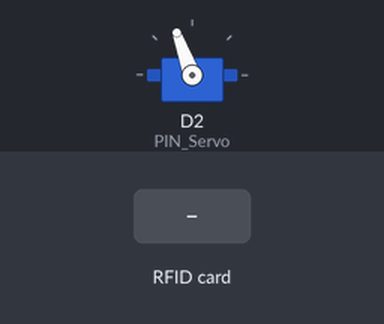
Recording of a sketch running on a simulated ESP8266 (NodeMCU). Shown: servo. The test bench sets the inputs (shaded band). WiFi joins after 1.5 s; servers stay silent unless stated; uploads are accepted with an empty reply; what the sketch prints to the serial monitor is not drawn.

Above: at 2.7 s.
2.8 s: RFID card 5E 7A 19 C4 held to the reader
At 4.8 s:
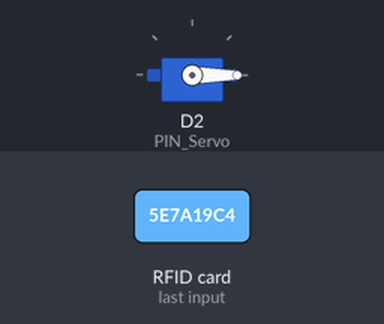
Timing chart, 0 to 9.9 s (numbered marks = the images above; inputs shaded):
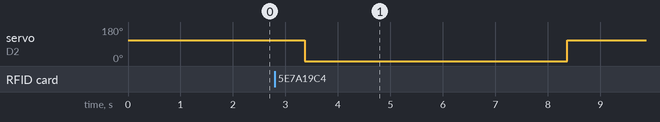

Measured:
- after the input at 2.8 s, servo on D2 (PIN_Servo): 110° → 0° after 0.57 s, → 110° 5.0 s later

The sketch:

main.ino
```cpp
#include "config.h"
#include "MFRC522Driver.h"
#include "ServerConnect.h"
#include "ServoDriver.h"
#include "ArduinoConnect.h"

void setup()
{
  Serial_Setup();
  MRFC522_Setup();
  Servo_Setup();
  Wifi_Setup();
}

int isNewTemperatureData = -1;
int isNewTag = -1;

void loop() {
  isNewTemperatureData = Serial_GetData();
  if(isNewTemperatureData > -1)
  {
    Server_PostTemperature(temp1_c,temp2_c,temp3_c,temp4_c,temp5_c);
    Server_PostPosition(position_1, position_2, position_3, position_4, position_5);
    int numberCar = Server_GetNumberCar();
    StaticJsonDocument<200> doc;
    doc["car"] = numberCar;
    doc["barrier"] = "CLOSE";
    serializeJson(doc, serial_ESP);
  }

  isNewTag = MRFC522_GetData();
  String rfid_Str = "";
  if(isNewTag == 1)
  {
    //convert from byte data to String hex
    for(int i = 0; i < 3; i++)
    {
      if(nuidPICC[i] < 0x10)
      {
        rfid_Str += '0';
      }
      rfid_Str += String(nuidPICC[i], HEX) + ":";
    }
    if(nuidPICC[3] < 0x10)
    {
      rfid_Str += '0';
    }
    rfid_Str += String(nuidPICC[3], HEX);
    Server_PostInOut(rfid_Str);

    int numberCar = Server_GetNumberCar();
    StaticJsonDocument<200> doc;

    doc["car"] = numberCar;
    doc["barrier"] = "OPEN";
    serializeJson(doc, serial_ESP);
    Servo_Open();

    doc["car"] = numberCar;
    doc["barrier"] = "CLOSE";
    serializeJson(doc, serial_ESP);
    Servo_Close();

  }
}
```

ArduinoConnect.h
```cpp
#include <Arduino.h>
#include <ArduinoJson.h>
#include <SoftwareSerial.h>
SoftwareSerial serial_ESP(D4,D3);

void Serial_Setup()
{
    Serial.begin(9600);
    serial_ESP.begin(9600);
}


int Serial_GetData()
{
    String data_uart;
    if (serial_ESP.available())
    {
      data_uart = serial_ESP.readString();
      Serial.println(data_uart);
    }
    else
    {
      return -1;
    }
     if (data_uart.length() > 0)
      {
          StaticJsonDocument<200> doc;
          DeserializationError error = deserializeJson(doc, data_uart);
          if (error) {
            Serial.print(F("deserializeJson() failed: "));
            Serial.println(error.c_str());
            return -1;
          }
          float t1 = doc["t1"];
          float t2 = doc["t2"];
          float t3 = doc["t3"];
          float t4 = doc["t4"];
          float t5 = doc["t5"];

          int d1 = doc["d1"];
          int d2 = doc["d2"];
          int d3 = doc["d3"];
          int d4 = doc["d4"];
          int d5 = doc["d5"];

          temp1_c = t1;
          temp2_c = t2;
          temp3_c = t3;
          temp4_c = t4;
          temp5_c = t5;

          position_1 = d1;
          position_2 = d2;
          position_3 = d3;
          position_4 = d4;
          position_5 = d5;

      }
      return 1;
}
```

ServerConnect.h
```cpp
#include <ESP8266WiFi.h>
#include <ESP8266WiFiMulti.h>

#include <ESP8266HTTPClient.h>

#include <WiFiClient.h>


void Wifi_Setup()
{

  Serial.println();
  Serial.println();
  Serial.print("Connecting to ");
  Serial.println(ssid);

  /* Explicitly set the ESP8266 to be a WiFi-client, otherwise, it by default,
     would try to act as both a client and an access-point and could cause
     network-issues with your other WiFi-devices on your WiFi-network. */
  WiFi.mode(WIFI_STA);
  WiFi.begin(ssid, password);

  while (WiFi.status() != WL_CONNECTED) {
    delay(500);
    Serial.print(".");
  }

  Serial.println("");
  Serial.println("WiFi connected");
  Serial.println("IP address: ");
  Serial.println(WiFi.localIP());
}

void Server_PostPosition(float d1_yn, float d2_yn, float d3_yn, float d4_yn, float d5_yn, String host = LOCALHOST)
{

  host += "esp-post-position.php?";
  host += "d1=" + String(d1_yn);
  host += "&d2=" + String(d2_yn);
  host += "&d3=" + String(d3_yn);
  host += "&d4=" + String(d4_yn);
  host += "&d5=" + String(d5_yn);

  Serial.print("connecting to ");
  Serial.println(host);
  WiFiClient client;

    HTTPClient http;

    Serial.print("[HTTP] begin...\n");
    if (http.begin(client, host)) {  // HTTP


      Serial.print("[HTTP] GET...\n");
      // start connection and send HTTP header
      int httpCode = http.GET();

      // httpCode will be negative on error
      if (httpCode > 0)
      {
      } else
      {
        Serial.printf("[HTTP] GET... failed, error: %s\n", http.errorToString(httpCode).c_str());
      }

      http.end();
    } else {
      Serial.printf("[HTTP} Unable to connect\n");
    }
}
void Server_PostTemperature(float t1_c, float t2_c, float t3_c, float t4_c, float t5_c, String host = LOCALHOST)
{

  host += "esp-post-temperature.php?";
  host += "t1=" + String(t1_c);
  host += "&t2=" + String(t2_c);
  host += "&t3=" + String(t3_c);
  host += "&t4=" + String(t4_c);
  host += "&t5=" + String(t5_c);

  Serial.print("connecting to ");
  Serial.println(host);
  WiFiClient client;

    HTTPClient http;

    Serial.print("[HTTP] begin...\n");
    if (http.begin(client, host)) {  // HTTP


      Serial.print("[HTTP] GET...\n");
      // start connection and send HTTP header
      int httpCode = http.GET();

      // httpCode will be negative on error
      if (httpCode > 0)
      {
      } else
      {
        Serial.printf("[HTTP] GET... failed, error: %s\n", http.errorToString(httpCode).c_str());
      }

      http.end();
    } else {
      Serial.printf("[HTTP} Unable to connect\n");
    }
}
void Server_PostInOut(String rfid_Str,  String host = LOCALHOST)
{

  host += "esp-post-in-out.php?";
  host += "rfid=" + rfid_Str;

  Serial.print("connecting to ");
  Serial.println(host);
  WiFiClient client;

    HTTPClient http;

    Serial.print("[HTTP] begin...\n");
    if (http.begin(client, host)) {  // HTTP


      Serial.print("[HTTP] GET...\n");
      // start connection and send HTTP header
      int httpCode = http.GET();

      // httpCode will be negative on error
      if (httpCode > 0) {
        // HTTP header has been send and Server response header has been handled
        Serial.printf("[HTTP] GET... code: %d\n", httpCode);

        // file found at server
        if (httpCode == HTTP_CODE_OK || httpCode == HTTP_CODE_MOVED_PERMANENTLY) {
          String payload = http.getString();
          Serial.println(payload);
        }
      } else {
        Serial.printf("[HTTP] GET... failed, error: %s\n", http.errorToString(httpCode).c_str());
      }

      http.end();
    } else {
      Serial.printf("[HTTP} Unable to connect\n");
    }

}

int Server_GetNumberCar(String host = LOCALHOST)
{

  host += "get-number-car.php";

  Serial.print("connecting to ");
  Serial.println(host);
  WiFiClient client;

    HTTPClient http;

    Serial.print("[HTTP] begin...\n");
    if (http.begin(client, host)) {  // HTTP


      Serial.print("[HTTP] GET...\n");
      // start connection and send HTTP header
      int httpCode = http.GET();

      // httpCode will be negative on error
      if (httpCode > 0) {
        // HTTP header has been send and Server response header has been handled
        Serial.printf("[HTTP] GET... code: %d\n", httpCode);

        // file found at server
        if (httpCode == HTTP_CODE_OK || httpCode == HTTP_CODE_MOVED_PERMANENTLY) {
          String payload = http.getString();
          Serial.println(payload);
          return payload.toInt();
        }
      } else {
        Serial.printf("[HTTP] GET... failed, error: %s\n", http.errorToString(httpCode).c_str());
      }

      http.end();
    } else {
      Serial.printf("[HTTP} Unable to connect\n");
    }
    return -1;
}
```

config.h
```cpp
#ifndef STASSID
#define STASSID "Bai do xe"
#define STAPSK  "toan1999"
#endif

String LOCALHOST = "http://humg-doxe.000webhostapp.com/";
int port = 80;

const char* ssid     = STASSID;
const char* password = STAPSK;

const int PIN_Servo = D2;

float temp1_c = 0, temp2_c = 0, temp3_c = 0, temp4_c = 0, temp5_c = 0;
int position_1 = 0,position_2 = 0, position_3 = 0, position_4 = 0, position_5 = 0;
```

MFRC522Driver.h
```cpp
#include <SPI.h>
#include <MFRC522.h>

#define SS_PIN D8
#define RST_PIN -1

MFRC522 rfid(SS_PIN, RST_PIN); // Instance of the class

MFRC522::MIFARE_Key key;

// Init array that will store new NUID
byte nuidPICC[4];


void MRFC522_Setup()
{
  SPI.begin(); // Init SPI bus
  rfid.PCD_Init(); // Init MFRC522

  for (byte i = 0; i < 6; i++) {
    key.keyByte[i] = 0xFF;
  }

  Serial.println(F("This code scan the MIFARE Classsic NUID."));
}

int MRFC522_GetData()
{
    // Reset the loop if no new card present on the sensor/reader. This saves the entire process when idle.
  if ( ! rfid.PICC_IsNewCardPresent())
    return -1;

  // Verify if the NUID has been readed
  if ( ! rfid.PICC_ReadCardSerial())
    return -1;

  Serial.print(F("PICC type: "));
  MFRC522::PICC_Type piccType = rfid.PICC_GetType(rfid.uid.sak);
  Serial.println(rfid.PICC_GetTypeName(piccType));

  // Check is the PICC of Classic MIFARE type
  if (piccType != MFRC522::PICC_TYPE_MIFARE_MINI &&
    piccType != MFRC522::PICC_TYPE_MIFARE_1K &&
    piccType != MFRC522::PICC_TYPE_MIFARE_4K) {
    Serial.println(F("Your tag is not of type MIFARE Classic."));
    return -1;
  }

    // Store NUID into nuidPICC array
    for (byte i = 0; i < 4; i++) {
      nuidPICC[i] = rfid.uid.uidByte[i];
    }

  // Halt PICC
  rfid.PICC_HaltA();

  // Stop encryption on PCD
  rfid.PCD_StopCrypto1();
  return 1;
}
```

ServoDriver.h
```cpp
#include <Servo.h>
Servo myServo;

void Servo_Setup()
{
    myServo.attach(PIN_Servo);
    myServo.write(110);
}

void Servo_Open()
{
    myServo.write(0);
    delay(5000);
}
void Servo_Close()
{
    myServo.write(110);
}
```
